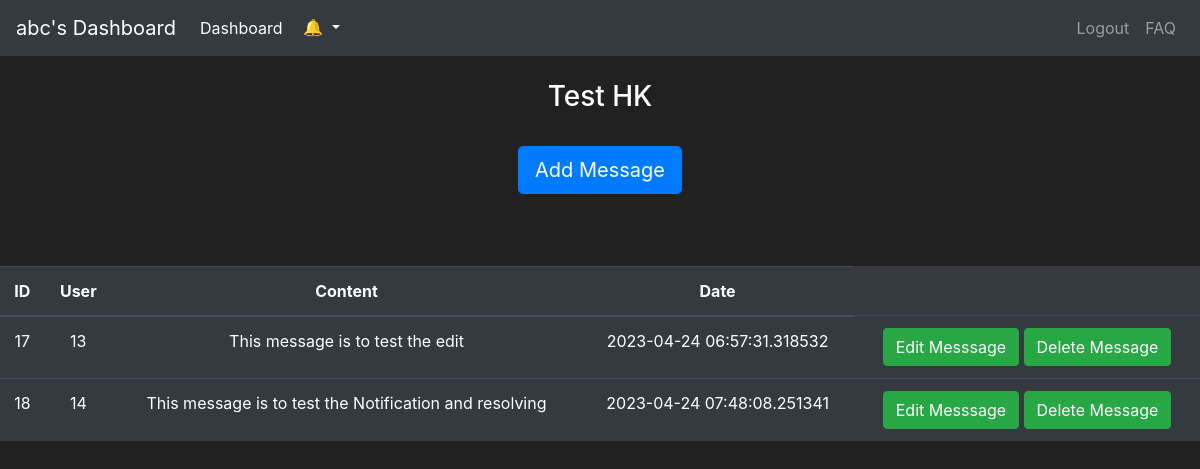
The app's page /ticket/11 (signed in) with its own data.
### application/models.py (models this page shows, shortened)
class User(UserMixin, db.Model):
    __tablename__ = 'User'
    user_id = db.Column(db.Integer, autoincrement=True, primary_key=True)
    username = db.Column(db.String, nullable=False)
    password = db.Column(db.String(30), nullable=False)
    email = db.Column(db.String, nullable=False, unique=True)
    role = db.Column(db.Integer, nullable=False)
    joined_at = db.Column(db.DateTime(), default = datetime.utcnow, index = True)

class Ticket(db.Model):
    __tablename__ = 'Ticket'
    ticket_id = db.Column(db.Integer, primary_key=True, autoincrement=True)
    likes = db.Column(db.Integer, nullable=False, default=0)
    created_date = db.Column(db.DateTime(timezone=True), server_default=func.now(), nullable=False)
    is_resolved = db.Column(db.String, nullable=False, default="N")
    subject = db.Column(db.String, nullable=False)
    category = db.Column(db.String, nullable=False)
    user_id = db.Column(db.Integer, db.ForeignKey(User.user_id))

class Message(db.Model):
    __tablename__ = 'Message'
    message_id = db.Column(db.Integer, primary_key=True, autoincrement=True)
    user_id = db.Column(db.Integer, db.ForeignKey(User.user_id))
    created_date =  db.Column(db.DateTime(timezone=True), server_default=func.now(), nullable=False)
    content = db.Column(db.String, nullable=False)
    ticket_id = db.Column(db.Integer, db.ForeignKey(Ticket.ticket_id))

### application/controllers/app.py (the view, shortened to what this page needs)
@app.route("/ticket/<int:ticket_id>", methods=['GET','POST'])
@login_required
def view_ticket(ticket_id):
    ticket = Ticket.query.filter_by(ticket_id=ticket_id).one()
    message= Message.query.filter_by(ticket_id=ticket_id).all()
    form = EditMessage()
    if request.method == "GET":
        return render_template('ticket.html',item=ticket,message=message,user=current_user,form=form)

### application/controllers/auth.py (called while the page is built)
@login_manager.user_loader
def load_user(user_id):
    return User.query.get(user_id)

### templates/ticket.html (shortened to what this page needs)
{% extends 'template.html' %}
{% block head %}
    {{user.username}}'s Dashboard
{% endblock %}
{% block body %}
<br>
<body class="text-center">
    <div class="container">
        <h3> {{item.subject}}</h3>
    </div><br>
    {% if user.role == 1 %}
        <button class="btn btn-lg btn-primary"><a style="color:white" href="/addmessage/{{item.ticket_id}}">Add Message</a></button>
    {% elif user.role == 2 %}
        # Select tag to choose tickets
        <button class="btn btn-lg btn-primary"><a style="color:white" href="/markticket/{{item.ticket_id}}">Mark/Unmark a ticket</a></button>
    {% else %}
        # Select tag to choose resolved tickets
        <button class="btn btn-lg btn-primary"><a style="color:white" href="/addfaq/{{item.ticket_id}}">Move ticket to FAQ</a></button>
    {% endif %}
    </div><br><br>
    </div><br><br>
    <div>
              <table class="table table-hover table-dark">
        <thead>
            <tr>
                <th scope="col">ID</th>
                <th scope="col">User</th>
                <th scope="col">Content</th>
                <th scope="col">Date</th>
            </tr>
        </thead>
        <tbody>
            {% for msg in message %}
                <tr>
                    <td>{{ msg.message_id }}</td>
                    <td>{{ msg.user_id }}</td>
                    <td>{{ msg.content }}</td>
                    <td>{{ msg.created_date}}</td>
                    <td>
                        <button class="btn btn-outline btn-success" data-toggle="modal" data-target="#Message-Edit-{{msg.message_id}}">Edit Messsage</button>
                        <button class="btn btn-outline btn-success"><a style="color:white" href="/deletemsg/{{msg.message_id}}">Delete Message</a></button>
                    </td>
                </tr>
            {% endfor %}
        </tbody>
    </table>
    </div>
</body>
{% endblock %}

### templates/template.html (style rules this page uses)
body { background-color: #212121; color: white }

### records on screen
User: username "abc"
Ticket: subject "Test HK"
Message: message_id "17", user_id "13", content "This message is to test the edit", created_date "2023-04-24 06:57:31.318532"
Message: message_id "18", user_id "14", content "This message is to test the Notification and resolving", created_date "2023-04-24 07:48:08.251341"
